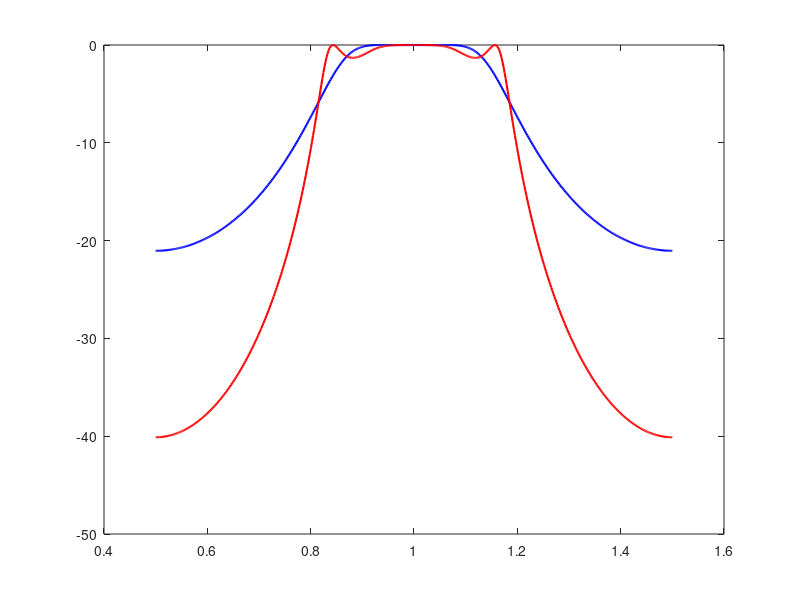

MATLAB code to generate this figure: (Note: this script raises an error after producing the figure.)
% Problem 2: Symmetrical Cascaded Bandpass Filters (Corrected)

f_norm = linspace(0.5, 1.5, 500);
beta_l = pi * f_norm; % Electrical length of lambda/2 @ f0
Z0 = 50; % Reference impedance

% --- CORRECTED IMPEDANCES AND ORDERS ---
% To maximize attenuation, we use the absolute limits: 20 and 180 ohms.

% Case 1: Requires N=3 to hit -20 dB.
Zc_case1 = [20, 180, 20]; 

% Case 2: Mathematically requires N=5 to hit -35 dB with these impedance limits.
Zc_case2 = [20, 180, 20, 180, 20]; 

% Preallocate arrays for speed
S21_case1 = zeros(1, length(f_norm)); 
S21_case2 = zeros(1, length(f_norm));

% Calculate Cascaded S21
for k = 1:length(f_norm)
    bl = beta_l(k);
    
    % --- Case 1 Cascade (N=3) ---
    ABCD_1 = eye(2);
    for i = 1:length(Zc_case1)
        Zc = Zc_case1(i);
        A = cos(bl); 
        B = 1i * Zc * sin(bl);
        C = 1i * (1/Zc) * sin(bl); 
        D = cos(bl);
        ABCD_1 = ABCD_1 * [A, B; C, D];
    end
    S21_case1(k) = 2*Z0 / (Z0*ABCD_1(1,1) + ABCD_1(1,2) + Z0^2*ABCD_1(2,1) + Z0*ABCD_1(2,2));
    
    % --- Case 2 Cascade (N=5) ---
    ABCD_2 = eye(2);
    for i = 1:length(Zc_case2)
        Zc = Zc_case2(i);
        A = cos(bl); 
        B = 1i * Zc * sin(bl);
        C = 1i * (1/Zc) * sin(bl); 
        D = cos(bl);
        ABCD_2 = ABCD_2 * [A, B; C, D];
    end
    S21_case2(k) = 2*Z0 / (Z0*ABCD_2(1,1) + ABCD_2(1,2) + Z0^2*ABCD_2(2,1) + Z0*ABCD_2(2,2));
end

% --- Plotting ---
figure;
plot(f_norm, 20*log10(abs(S21_case1)), 'b', 'LineWidth', 1.5); hold on;
plot(f_norm, 20*log10(abs(S21_case2)), 'r', 'LineWidth', 1.5);

% Target Masks
yline(-20, 'b--', 'Case 1 Target (-20 dB)', 'LabelHorizontalAlignment', 'left');
yline(-35, 'r--', 'Case 2 Target (-35 dB)', 'LabelHorizontalAlignment', 'left');

grid on;
xlabel('Normalized Frequency f/f_0');
ylabel('|S_{21}| (dB)');
title('Problem 2: Symmetrical Bandpass Filters (Fixed)');
legend('Case 1 (N=3)', 'Case 2 (N=5)', 'Location', 'south');
ylim([-60 0]);
xlim([0.5 1.5]);
